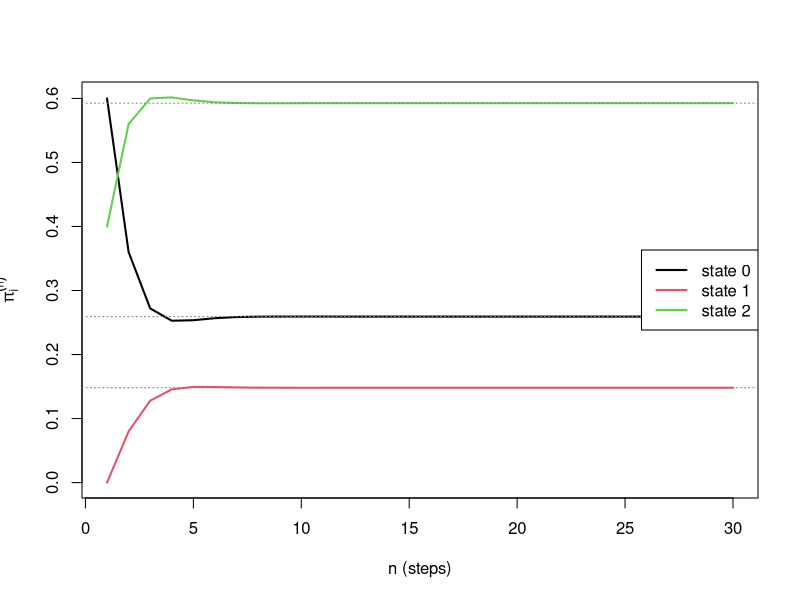

Generate this figure with R:
library(expm)

P <- matrix(c(0.6, 0.0, 0.4,
              0.7, 0.2, 0.1,
              0.0, 0.2, 0.8),
            nrow = 3, byrow = TRUE, dimnames = list(0:2, 0:2))

# (i) Balance equations: (P^T - I) pi = 0, last equation replaced by sum(pi) = 1
A <- t(P) - diag(3)
A[3, ] <- 1
pi_balance <- solve(A, c(0, 0, 1))

# (ii) Matrix power: first row of P^n, and check that all rows of P^50 are equal
n_vals    <- 1:30
conv      <- t(sapply(n_vals, function(n) (P %^% n)[1, ]))
pi_matrix <- (P %^% 50)[1, ]
stopifnot(max(abs((P %^% 50) - matrix(pi_matrix, 3, 3, byrow = TRUE))) < 1e-8)

# (iii) Simulation: fraction of time in each state, R independent runs
sim_dtmc <- function(P, steps, warmup) {
  x <- integer(steps); x[1] <- 0L                       # start in state 0
  for (t in 2:steps) x[t] <- sample(0:2, 1, prob = P[x[t - 1] + 1, ])
  tabulate(x[-(1:warmup)] + 1L, nbins = 3) / (steps - warmup)
}
set.seed(1)
R   <- 30
est <- t(replicate(R, sim_dtmc(P, 1e5, 1e3)))           # R x 3 matrix
pi_sim <- colMeans(est)
hw     <- qt(0.975, R - 1) * apply(est, 2, sd) / sqrt(R)

# Convergence figure
jpeg("E4_convergence.jpeg", width = 900, height = 550, res = 120)
matplot(n_vals, conv, type = "l", lty = 1, lwd = 2, col = 1:3,
        xlab = "n (steps)", ylab = expression(pi[i]^{(n)}))
abline(h = pi_balance, lty = 3, col = "gray50")
legend("right", legend = paste("state", 0:2), col = 1:3, lty = 1, lwd = 2)
dev.off()

results <- data.frame(state = 0:2, balance = pi_balance, matrix_n50 = pi_matrix,
                      sim = pi_sim, hw = hw, inside = abs(pi_sim - pi_balance) <= hw)
print(round(results, 4), row.names = FALSE)
